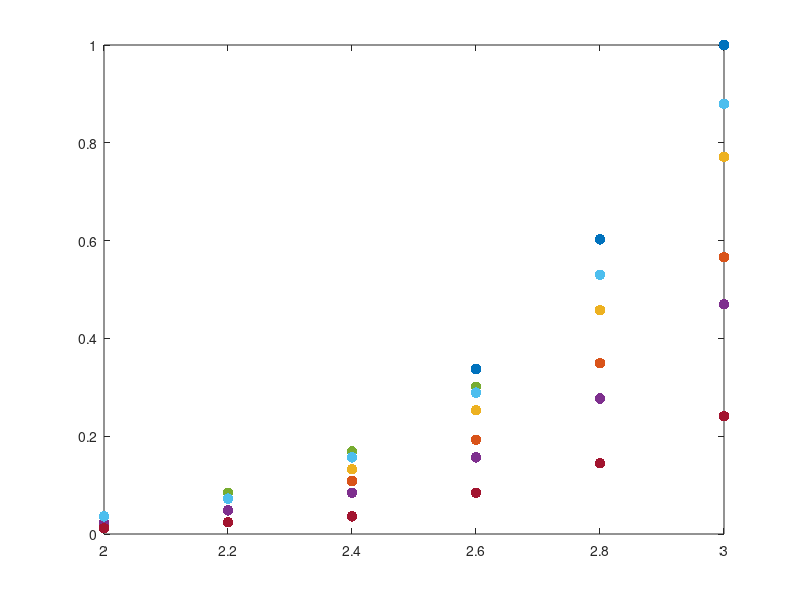

This figure's MATLAB source: (Note: this script raises an error after producing the figure.)
voltage_405socket=[.03,.02,.03,.02,.03,.03,0.01;...
                   .07,.04,.06,.04,.07,.06,0.02;...
                   .14,.09,.11,.07,.14,.13,0.03;...
                   .28,.16,.21,.13,.25,.24,0.07;...
                   .5,.29,.38,.23,.44,.44,0.12;...
                   .83,.47,.64,.39,.73,.73,0.20];
gain=[2:0.2:3];
pmt=1:7;
voltage_405socket=voltage_405socket./max(max(voltage_405socket));
figure; plot(gain,voltage_405socket,'.','MarkerSize',23)
boldify
xticks([2:.2,3]);
xticks([2:.2:3]);
ylabel('Normalized Voltage')
xlabel('Gain')
legend('PMT1','PMT2','PMT3','PMT4','PMT5','PMT6','PMT7','location','southoutside','numcolumns',7)
set(gca,'FontSize',20)
set(gca,'yscale','log')
xlim([1.95,3.05])
yyaxis('right')
x=500:50:750;
y=0.0045*x+2.6364;
y=10.^y;
%plot(gain,y)
plot(gain,y./max(y))
set(gca,'yscale','log')
legend('PMT1','PMT2','PMT3','PMT4','PMT5','PMT6','PMT7','PMT Gain Graph (Hamamatsu)','location','southoutside','numcolumns',8)
boldify;
